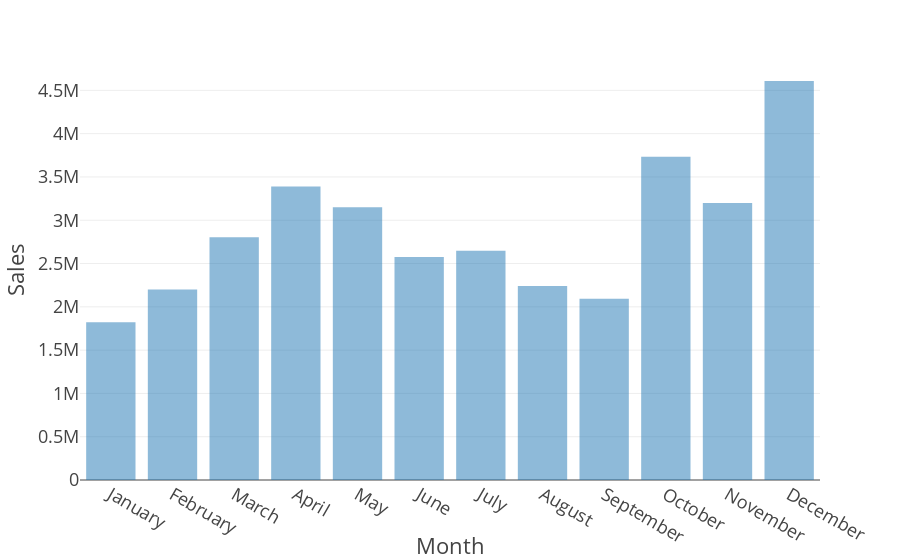

The notebook cell saved with this chart:
### Code cell
# method 2: an easier but more interactive method is done with plotly.express
# we will use px.bar(df, x='column1', y='column2'), in this case the df is again monthly_sales

px.bar(monthly_sales, x='Month Name', y='Sales', labels={'Month Name':'Month'}, template='presentation', opacity=0.5)

### Figure 1 — Plotly figure (JSON) as saved in the notebook; plotly's stock layout.template omitted (floating-point values rounded to 4 significant figures)
{"data": [{"alignmentgroup": "True", "hovertemplate": "Month=%{x}<br>Sales=%{y}<extra></extra>", "legendgroup": "", "marker": {"color": "#1F77B4", "opacity": 0.5, "pattern": {"shape": ""}}, "name": "", "offsetgroup": "", "orientation": "v", "showlegend": false, "textposition": "auto", "type": "bar", "x": ["January", "February", "March", "April", "May", "June", "July", "August", "September", "October", "November", "December"], "xaxis": "x", "y": [1821000.0, 2200000.0, 2805000.0, 3389000.0, 3151000.0, 2576000.0, 2646000.0, 2241000.0, 2094000.0, 3735000.0, 3198000.0, 4608000.0], "yaxis": "y"}], "layout": {"barmode": "relative", "legend": {"tracegroupgap": 0}, "margin": {"t": 60}, "xaxis": {"anchor": "y", "domain": [0, 1], "title": {"text": "Month"}}, "yaxis": {"anchor": "x", "domain": [0, 1], "title": {"text": "Sales"}}}}
